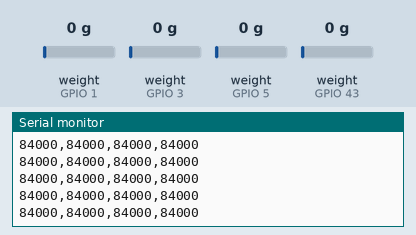
This sketch was run on a simulated Seeed XIAO ESP32-S3. Shown: the last lines printed to the serial monitor. Wiring (inferred from the names in the program): 4 × HX711 load-cell converter: data GPIO 1, SCK GPIO 2 / data GPIO 3, SCK GPIO 4 / data GPIO 43, SCK GPIO 44 / data GPIO 5, SCK GPIO 6. The test bench sets the inputs (shaded band); at power-on: weight on the scale (sensors on GPIO 1, GPIO 3, GPIO 5, GPIO 43) 0 g.

Above: at 1.3 s.
1.4 s: weight on the scale (sensor on GPIO 1) set to 100 g
At 1.48 s:
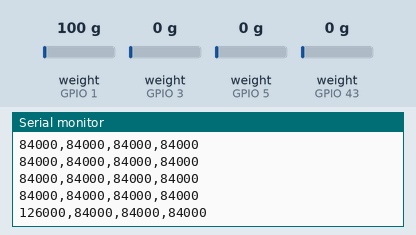
2.9 s: weight on the scale (sensor on GPIO 3) set to 100 g
At 2.9 s:
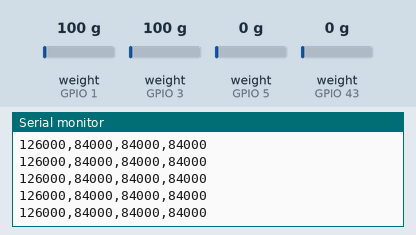
4.4 s: weight on the scale (sensor on GPIO 5) set to 100 g
At 4.43 s:
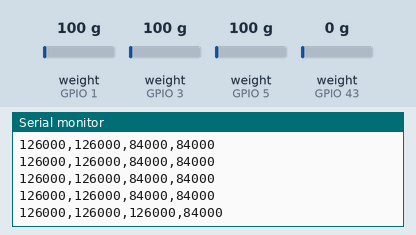
5.9 s: weight on the scale (sensor on GPIO 43) set to 100 g
At 5.95 s:
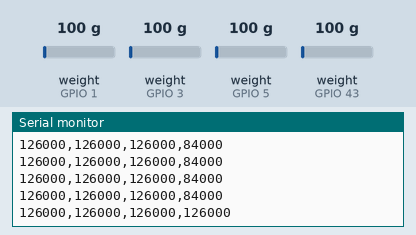
7.4 s: weight on the scale (sensor on GPIO 1) set to 1250 g
At 7.48 s:
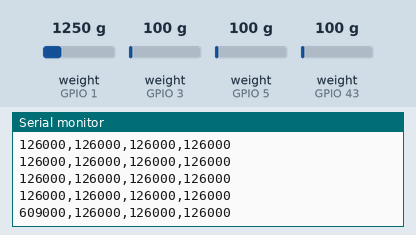
8.9 s: weight on the scale (sensor on GPIO 3) set to 1250 g
At 8.9 s:
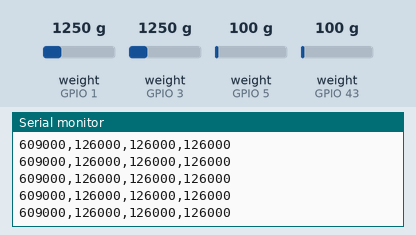
Timing chart, 0 to 11.4 s (numbered marks = the images above; inputs shaded):
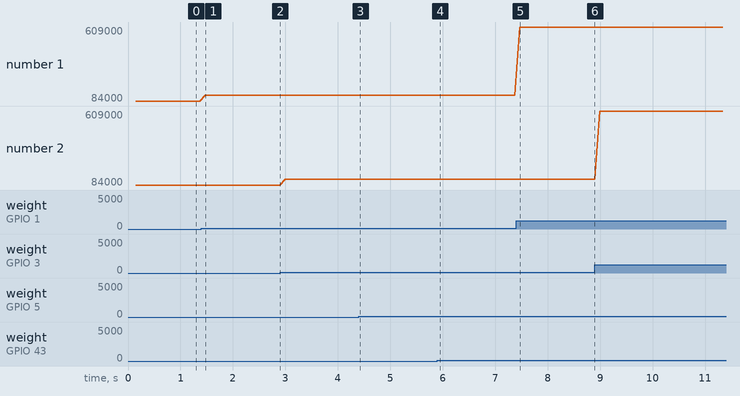

The sketch:

firmware.ino
```cpp
//==================================================
// HX711 × 4 / XIAO ESP32S3
// RATEピンをVCCへ接続して80Hz動作
//
// 出力形式:
// raw_ch1,raw_ch2,raw_ch3,raw_ch4
//
// マイコン側では以下を行わない:
// ・ゼロ点キャリブレーション
// ・g換算
// ・メジアンフィルター
// ・移動平均
// ・スパイク除外
//==================================================

const uint8_t DT_PIN[4] = {
  D0,
  D2,
  D4,
  D6
};

const uint8_t CLK_PIN[4] = {
  D1,
  D3,
  D5,
  D7
};

const uint16_t HX711_SETTLING_MS = 150;
const uint32_t HX711_READY_TIMEOUT_US = 30000;

//--------------------------------------------------
// 4台すべてが変換完了するまで待つ
//--------------------------------------------------
bool waitAllHX711Ready(
  uint32_t timeoutUs = HX711_READY_TIMEOUT_US
)
{
  const uint32_t startUs = micros();

  while (
    digitalRead(DT_PIN[0]) == HIGH ||
    digitalRead(DT_PIN[1]) == HIGH ||
    digitalRead(DT_PIN[2]) == HIGH ||
    digitalRead(DT_PIN[3]) == HIGH
  )
  {
    if ((uint32_t)(micros() - startUs) >= timeoutUs)
    {
      return false;
    }

    yield();
  }

  return true;
}

//--------------------------------------------------
// HX711を1台読み取る
//--------------------------------------------------
int32_t readHX711Raw(uint8_t ch)
{
  uint32_t data = 0;

  // PD_SCKのHIGH期間が割り込みで長くなるのを防ぐ
  noInterrupts();

  for (uint8_t bit = 0; bit < 24; bit++)
  {
    digitalWrite(CLK_PIN[ch], HIGH);
    delayMicroseconds(1);

    data <<= 1;

    if (digitalRead(DT_PIN[ch]) == HIGH)
    {
      data |= 1UL;
    }

    digitalWrite(CLK_PIN[ch], LOW);
    delayMicroseconds(1);
  }

  // 25パルス目
  // 次回変換をChannel A / Gain 128に設定
  digitalWrite(CLK_PIN[ch], HIGH);
  delayMicroseconds(1);

  digitalWrite(CLK_PIN[ch], LOW);
  delayMicroseconds(1);

  interrupts();

  // HX711の24bit符号付き値を32bitへ符号拡張
  if (data & 0x800000UL)
  {
    data |= 0xFF000000UL;
  }

  return (int32_t)data;
}

//--------------------------------------------------
// 4台を順番に読み取る
//--------------------------------------------------
bool readAllHX711Raw(int32_t raw[4])
{
  if (!waitAllHX711Ready())
  {
    return false;
  }

  for (uint8_t ch = 0; ch < 4; ch++)
  {
    raw[ch] = readHX711Raw(ch);
  }

  return true;
}

//--------------------------------------------------
void setup()
{
  Serial.begin(115200);

  for (uint8_t ch = 0; ch < 4; ch++)
  {
    pinMode(DT_PIN[ch], INPUT);
    pinMode(CLK_PIN[ch], OUTPUT);

    digitalWrite(CLK_PIN[ch], LOW);
  }

  delay(HX711_SETTLING_MS);
}

//--------------------------------------------------
void loop()
{
  int32_t raw[4];

  if (!readAllHX711Raw(raw))
  {
    return;
  }

  Serial.print(raw[0]);
  Serial.print(',');

  Serial.print(raw[1]);
  Serial.print(',');

  Serial.print(raw[2]);
  Serial.print(',');

  Serial.println(raw[3]);
}
```

Measured:
- after the input at 1.4 s, the serial monitor: prints a new line after 0.07 s (image 1)
- after the input at 4.4 s, the serial monitor: prints a new line at once (image 3)
- after the input at 5.9 s, the serial monitor: prints a new line after 0.05 s (image 4)
- after the input at 7.4 s, the serial monitor: prints a new line after 0.07 s (image 5)
- plotted number 1: 84000 → 126000 after the input at 1.4 s, 126000 → 609000 after the input at 7.4 s
